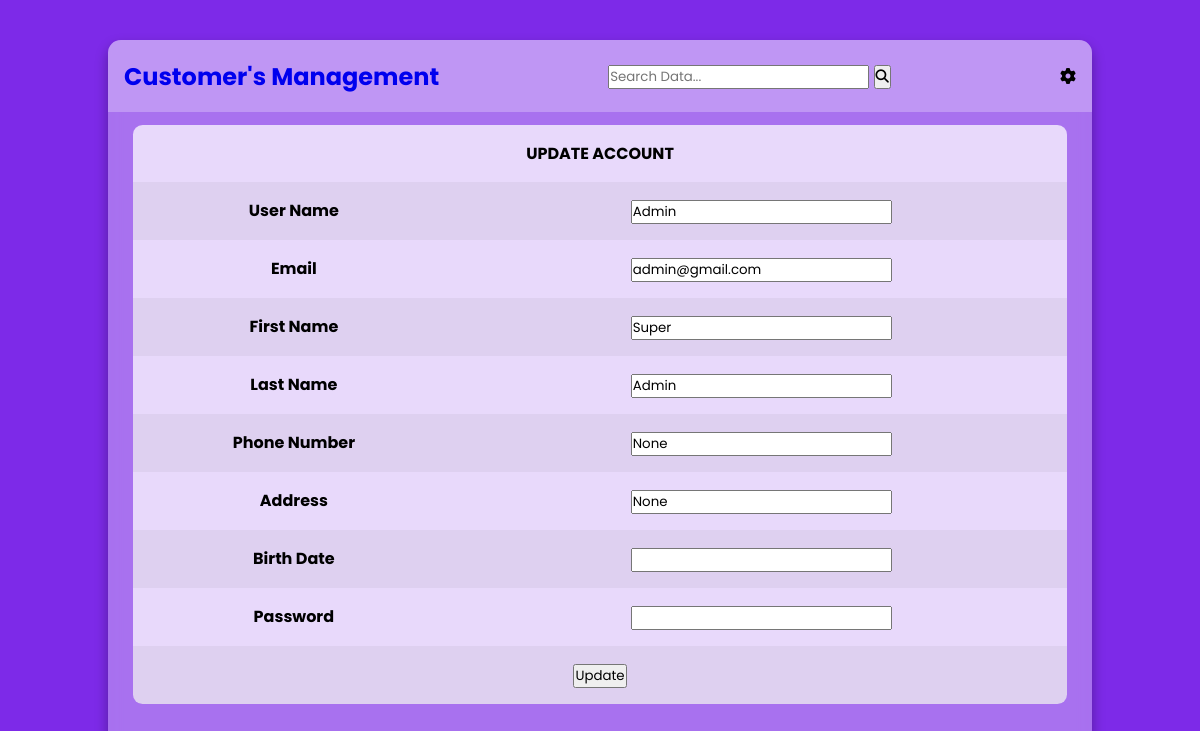
Page /update/1/ (signed in) on the committed database.
### userauths/models.py (models this page shows, shortened)
class User(AbstractUser):
    email = models.EmailField(max_length=255, unique=True)
    first_name = models.CharField(max_length=30)
    last_name = models.CharField(max_length=30)
    address = models.CharField(max_length=255, blank=True, null=True)
    phone_number = models.CharField(max_length=20, blank=True, null=True)
    birth_date = models.DateField(blank=True, null=True)
    is_active = models.BooleanField(default=True)
    is_staff = models.BooleanField(default=False)
    is_superuser = models.BooleanField(default=False)
    USERNAME_FIELD = 'email'
    REQUIRED_FIELDS = ['username', 'first_name', 'last_name']
    objects = UserManager()

### core/views.py (the view)
# urls.py: path('update/<int:pk>/', UpdateUser.as_view(), name='UpdateUser'),
class UpdateUser(LoginRequiredMixin, UpdateView):
    model = User
    fields = ['username','email', 'first_name', 'last_name', 'phone_number', 'address', 'password']
    template_name = 'core/UpdateUser.html'
    success_url = reverse_lazy('core/index')

### templates/core/UpdateUser.html (shortened to what this page needs)
{% extends 'partials/base.html' %}
{% load static %}
        {% block content %}
        <section class="table__body">
            <form method="post" enctype="multipart/form-data">
            <table>
                <tbody>
                    <tr>
                        <td colspan="2"><strong>UPDATE ACCOUNT</strong></td>
                    </tr>
                    <tr>
                        <td><strong>User Name</strong></td>
                        <td><input type="text" id="id_username" name="username" value="{{form.username.value}}" required></td>
                    </tr>
                    <tr>
                        <td><strong>Email</strong></td>
                        <td><input type="email" id="id_email" name="email" value="{{form.email.value}}" required></td>
                    </tr>
                    <tr>
                        <td><strong>First Name</strong></td>
                        <td><input type="text" id="id_first_name" name="first_name" value="{{form.first_name.value}}" required></td>
                    </tr>
                    <tr>
                        <td><strong>Last Name</strong></td>
                        <td><input type="text" id="id_last_name" name="last_name" value="{{form.last_name.value}}" required></td>
                    </tr>
                    <tr>
                        <td><strong>Phone Number</strong></td>
                        <td><input type="text" id="phone_number" name="phone_number" value="{{ form.phone_number.value }}" required></td>
                    </tr>
                    <tr>
                        <td><strong>Address</strong></td>
                        <td><input type="text" id="address" name="address" value="{{form.address.value}}" required></td>
                    </tr>
                    <tr>
                        <td><strong>Birth Date</strong></td>
                        <td><input type="text" id="birth_date" name="birth_date" value="{{form.birth_date.value}}" required></td>
                    </tr>
                    <tr>
                        <td><strong>Password</strong></td>
                        <td><input type="password" id="id_password" name="password" required></td>
                    </tr>
                    <tr>
                        <td colspan="2"><button type="submit">Update</button></td>
                    </tr>
                </tbody>
            </table>
            </form>
        </section>
        {% endblock content %}

### static/assets/css/main.css (style rules this page uses)
* { margin: 0; padding: 0; box-sizing: border-box; font-family: "Poppins" , sans-serif; }
body { min-height: 100vh; display: flex; align-items: center; justify-content: center; background: #7d2ae8; padding: 30px; }
.table__body { width: 95%; max-height: calc(89% - 1.6rem); background-color: #fffb; margin: .8rem auto; border-radius: .6rem; overflow: auto; overflow: overlay; }
table { width: 100%; }
table, th, td { border-collapse: collapse; padding: 1rem; text-align: center; }
tbody tr:nth-child(even) { background-color: #0000000b; }
tbody tr { --delay: .1s; transition: .5s ease-in-out var(--delay), background-color 0s; }
tbody tr td, tbody tr td p, tbody tr td img { transition: .2s ease-in-out; }

### rows in the picture
User: username "Admin", email "admin@gmail.com", first_name "Super", last_name "Admin"
